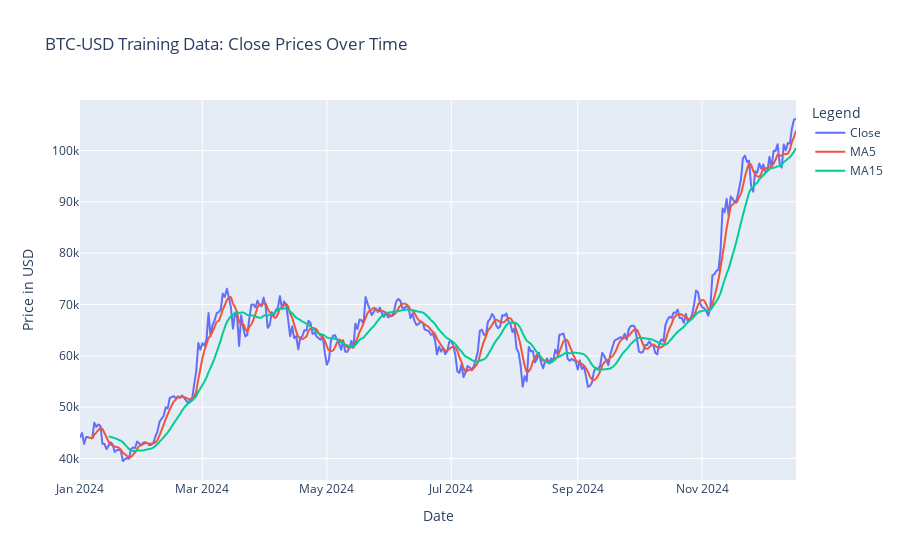

The notebook cell saved with this chart:
### Markdown cell above
These are graphs of each crypto over the course of 2024, also graphed with them are the FMA and SMA (5-day and 15-day periods, respectively).

### Code cell
btc_df.columns = btc_df.columns.droplevel(1) 
btc_df.reset_index(inplace=True)
btc_df = btc_df.loc[btc_df['Date'].dt.year == 2024]
btc_df['MA5'] = btc_df['Close'].rolling(window=5).mean()
btc_df['MA15'] = btc_df['Close'].rolling(window=15).mean()

fig = px.line(btc_df, x="Date", y=['Close', 'MA5', 'MA15'], title="BTC-USD Training Data: Close Prices Over Time", labels={'value': 'Price in USD', 'variable': 'Legend'})
fig.show()

### Figure 1 — Plotly figure (JSON) as saved in the notebook; plotly's stock layout.template omitted (floating-point values rounded to 4 significant figures; data arrays with more than 128 entries replaced by an {"elided": "..."} marker saying what was removed)
{"data": [{"hovertemplate": "Legend=Close<br>Date=%{x}<br>Price in USD=%{y}<extra></extra>", "legendgroup": "Close", "line": {"color": "#636efa", "dash": "solid"}, "marker": {"symbol": "circle"}, "mode": "lines", "name": "Close", "showlegend": true, "type": "scattergl", "x": {"elided": "352 str values"}, "xaxis": "x", "y": {"elided": "352 float values"}, "yaxis": "y"}, {"hovertemplate": "Legend=MA5<br>Date=%{x}<br>Price in USD=%{y}<extra></extra>", "legendgroup": "MA5", "line": {"color": "#EF553B", "dash": "solid"}, "marker": {"symbol": "circle"}, "mode": "lines", "name": "MA5", "showlegend": true, "type": "scattergl", "x": {"elided": "352 str values"}, "xaxis": "x", "y": {"elided": "352 float values"}, "yaxis": "y"}, {"hovertemplate": "Legend=MA15<br>Date=%{x}<br>Price in USD=%{y}<extra></extra>", "legendgroup": "MA15", "line": {"color": "#00cc96", "dash": "solid"}, "marker": {"symbol": "circle"}, "mode": "lines", "name": "MA15", "showlegend": true, "type": "scattergl", "x": {"elided": "352 str values"}, "xaxis": "x", "y": {"elided": "352 float values"}, "yaxis": "y"}], "layout": {"legend": {"title": {"text": "Legend"}, "tracegroupgap": 0}, "title": {"text": "BTC-USD Training Data: Close Prices Over Time"}, "xaxis": {"anchor": "y", "domain": [0, 1], "title": {"text": "Date"}}, "yaxis": {"anchor": "x", "domain": [0, 1], "title": {"text": "Price in USD"}}}}
